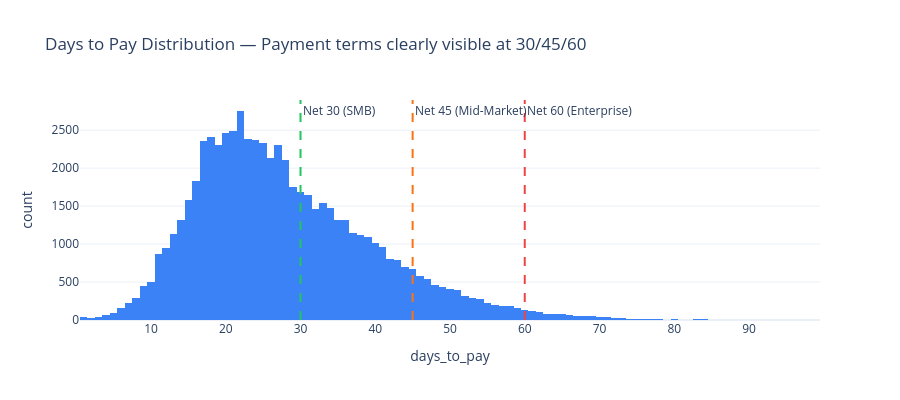

The notebook cell saved with this chart:
### Code cell
# ── Days-to-pay distribution with payment terms overlay ──
dtp_dist = q("SELECT days_to_pay FROM v_payments_clean WHERE days_to_pay > 0 AND days_to_pay < 120")

fig = px.histogram(dtp_dist, x="days_to_pay", nbins=100,
                   title="Days to Pay Distribution — Payment terms clearly visible at 30/45/60",
                   color_discrete_sequence=["#3b82f6"])
fig.add_vline(x=30, line_dash="dash", annotation_text="Net 30 (SMB)", line_color="#22c55e")
fig.add_vline(x=45, line_dash="dash", annotation_text="Net 45 (Mid-Market)", line_color="#f97316")
fig.add_vline(x=60, line_dash="dash", annotation_text="Net 60 (Enterprise)", line_color="#ef4444")
fig.update_layout(height=400, width=900)
fig.show()

### Figure 1 — Plotly figure (JSON) as saved in the notebook; plotly's stock layout.template omitted (floating-point values rounded to 4 significant figures; data arrays with more than 128 entries replaced by an {"elided": "..."} marker saying what was removed)
{"data": [{"bingroup": "x", "hovertemplate": "days_to_pay=%{x}<br>count=%{y}<extra></extra>", "legendgroup": "", "marker": {"color": "#3b82f6", "pattern": {"shape": ""}}, "name": "", "nbinsx": 100, "orientation": "v", "showlegend": false, "type": "histogram", "x": {"elided": "64185 int values"}, "xaxis": "x", "yaxis": "y"}], "layout": {"annotations": [{"showarrow": false, "text": "Net 30 (SMB)", "x": 30, "xanchor": "left", "xref": "x", "y": 1, "yanchor": "top", "yref": "y domain"}, {"showarrow": false, "text": "Net 45 (Mid-Market)", "x": 45, "xanchor": "left", "xref": "x", "y": 1, "yanchor": "top", "yref": "y domain"}, {"showarrow": false, "text": "Net 60 (Enterprise)", "x": 60, "xanchor": "left", "xref": "x", "y": 1, "yanchor": "top", "yref": "y domain"}], "barmode": "relative", "height": 400, "legend": {"tracegroupgap": 0}, "shapes": [{"line": {"color": "#22c55e", "dash": "dash"}, "type": "line", "x0": 30, "x1": 30, "xref": "x", "y0": 0, "y1": 1, "yref": "y domain"}, {"line": {"color": "#f97316", "dash": "dash"}, "type": "line", "x0": 45, "x1": 45, "xref": "x", "y0": 0, "y1": 1, "yref": "y domain"}, {"line": {"color": "#ef4444", "dash": "dash"}, "type": "line", "x0": 60, "x1": 60, "xref": "x", "y0": 0, "y1": 1, "yref": "y domain"}], "title": {"text": "Days to Pay Distribution — Payment terms clearly visible at 30/45/60"}, "width": 900, "xaxis": {"anchor": "y", "domain": [0, 1], "title": {"text": "days_to_pay"}}, "yaxis": {"anchor": "x", "domain": [0, 1], "title": {"text": "count"}}}}
